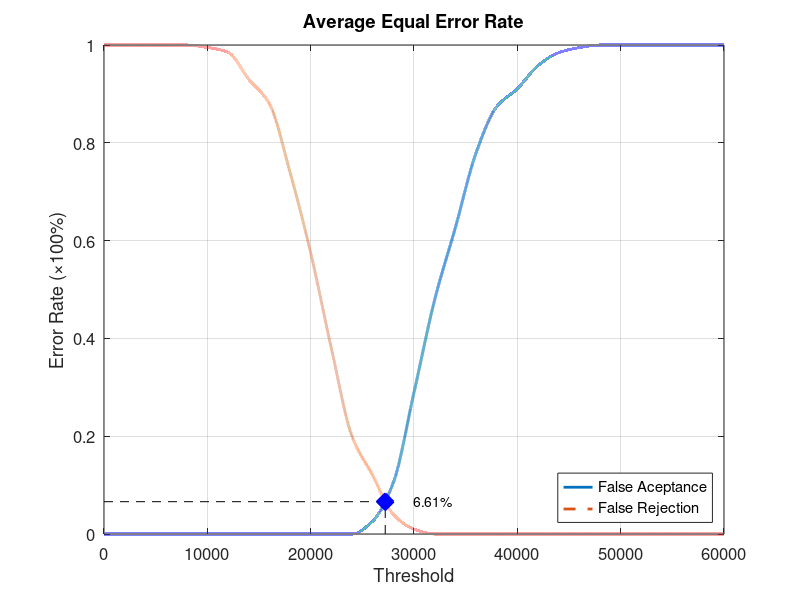
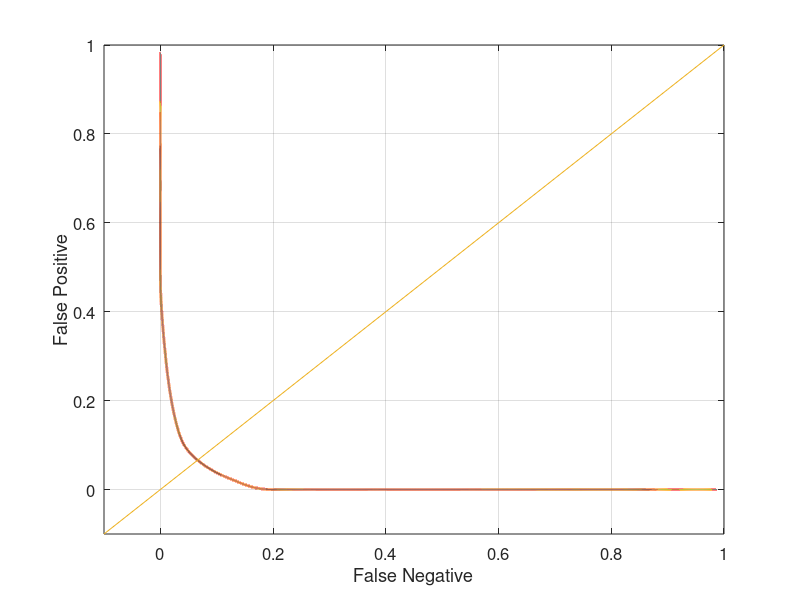

The MATLAB script that drew these images, in order:
function yEER = Database5_4
close all;
clear;
clc;
x = 0:2000:60000;
xq = 0:0.5:60000;

y0 = [0 0 0 0 0 0 0 0 0 0 0 0 0 0.0263158 0.105263 0.289474 0.478947 0.626316 0.778947 0.873684 0.910526 0.957895 0.984211 0.994737 1 1 1 1 1 1 1];
yy0 = interp1(x, y0, xq, 'pchip');
y1 = [1 1 1 1 1 0.995 0.985 0.93 0.88 0.74 0.575 0.38 0.2 0.12 0.04 0.01 0 0 0 0 0 0 0 0 0 0 0 0 0 0 0];
yy1 = interp1(x, y1, xq, 'pchip');

% Calculating EER: 
y2 = abs(y0 - y1);
find(y2 == min(y2))
yy2 = abs(yy0 - yy1);
xEER = find(yy2 == min(yy2));
xEERIndex = xq(xEER) % X-axis EER
yEER = yy0(xEER) % Y-axis EER

main = figure
plot(xq, yy0,'-','LineWidth', 2);	hold on
plot(xq, yy1,'--','LineWidth', 2);	hold on
plot([xEERIndex xEERIndex], [0 yEER], 'k--');	hold on
plot([0 xEERIndex], [yEER yEER], 'k--');	hold on
plot(xEERIndex, yEER, 'bx', 'LineWidth', 10);	hold on
text(xEERIndex + 10 * xEERIndex / 100, yEER, [num2str(round((10000 * yEER)) / 100) '%'])
legend('False Aceptance', 'False Rejection', 'Location', 'SouthEast')
xlabel('Threshold')
ylabel('Error Rate (\times100%)')
title('Average Equal Error Rate')
set(gca, 'FontSize', 12)
axis([0 60000 0 1])
grid on

print(main, 'Database5_4Main', '-dpng');
FNRxFPR = figure('Color', [1 1 1]);
plot(yy1, yy0, '-', yy1, yy0, 'LineWidth', 2);
hold on
y = -0.1:0.1:1
plot(y, y); 
set(gca, 'FontSize', 12)
xlabel('False Negative')
ylabel('False Positive')
axis([-0.1 1 -0.1 1])
set(gca, 'FontSize', 12)
grid on

print(FNRxFPR, 'Database5_4FNRxFPR','-dpng');
end
